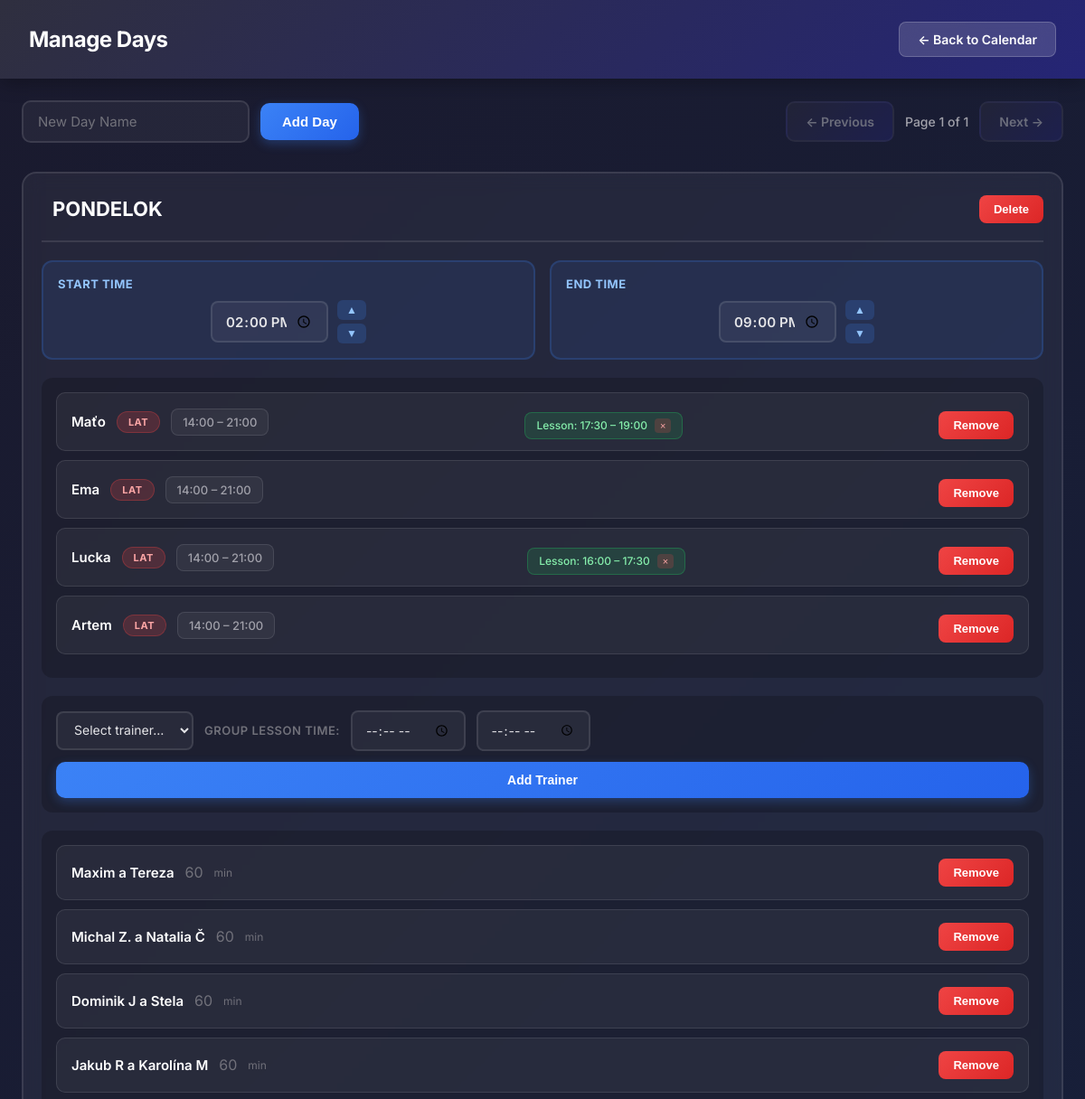
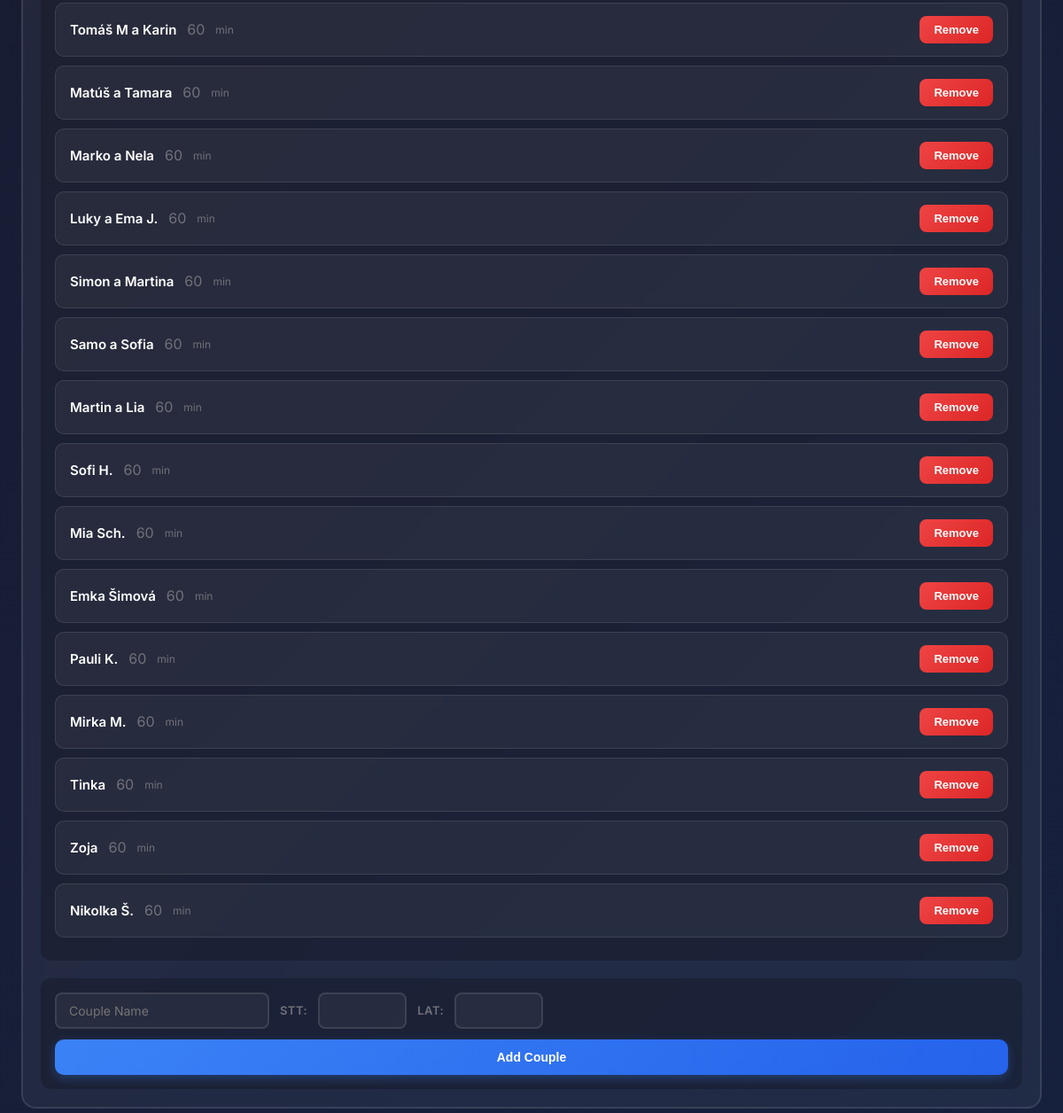
Page /manage_days/ on the committed database (2 pictures, top to bottom).
### main/models.py (models this page shows, shortened)
class Day(models.Model):
    name = models.CharField(max_length=200)
    couples = models.ManyToManyField('Couple', related_name='days', blank=True)
    start_time = models.TimeField(default=time(8,0))
    end_time = models.TimeField(default=time(21,0))
    trainers = models.ManyToManyField('Trainer', related_name='day', blank=True)

class Trainer(models.Model):
    name = models.CharField(max_length = 200)
    group_lesson = models.ManyToManyField('GroupLesson', related_name='trainer', blank=True)
    start_time = models.TimeField()
    end_time = models.TimeField()
    focus = models.CharField(max_length=10, default="S&L")

class TrainerDayAvailability(models.Model):
    day = models.ForeignKey('Day', on_delete=models.CASCADE, related_name='trainer_availabilities')
    trainer = models.ForeignKey('Trainer', on_delete=models.CASCADE, related_name='day_availabilities')
    start_time = models.TimeField()
    end_time = models.TimeField()
    class Meta:
        unique_together = ('day', 'trainer')

class GroupLesson(models.Model):
    day = models.ForeignKey('Day', on_delete=models.CASCADE, related_name='group_lessons', null=True, blank=True)
    time_interval_start = models.TimeField(default=time(0, 0))
    time_interval_end = models.TimeField(default=time(0, 0))

class Couple(models.Model):
    name = models.CharField(max_length=200)
    min_duration = models.IntegerField(default=60)
    group = models.ForeignKey('Group', on_delete=models.CASCADE, related_name='couples', null=True, blank=True)
    dance_class_lat = models.CharField(max_length=100,)
    dance_class_stt = models.CharField(max_length=100,)

### main/views.py (the view)
# urls.py: path('manage_days/', views.manage_days, name='manage_days'),
def manage_days(request):
    all_days = Day.objects.all()
    groups = Group.objects.all()
    trainers = Trainer.objects.all()
    paginator = Paginator(all_days, 2)
    page_number = request.GET.get('page',1)
    page_obj = paginator.get_page(page_number)
    error_message = request.GET.get('error', None)
    success_message = request.GET.get('success', None)
    return render(request, 'manage_days.html', {
        'page_obj': page_obj,
        'days': page_obj.object_list,
        'groups': groups,
        'trainers': trainers,
        'error_message': error_message,
        'success_message': success_message,
    })

### main/templatetags/availability_tags.py (called while the page is built)
@register.filter
def trainer_start_for_day(day, trainer):
    try:
        availability = TrainerDayAvailability.objects.get(day=day, trainer=trainer)
        return availability.start_time
    except TrainerDayAvailability.DoesNotExist:
        return day.start_time

@register.filter
def trainer_end_for_day(day, trainer):
    try:
        availability = TrainerDayAvailability.objects.get(day=day, trainer=trainer)
        return availability.end_time
    except TrainerDayAvailability.DoesNotExist:
        return day.end_time

### main/templates/manage_days.html (shortened to what this page needs)
<!DOCTYPE html>
{% load availability_tags %}
<html lang="en">
<head>
</head>
<body>
    <div class="header">
        <h1>Manage Days</h1>
        <a href="{% url 'calendar_view' %}" class="header-nav-btn">← Back to Calendar</a>
    </div>
    <div class="main-container">
        <div class="top-bar">
            <form method="POST" action="{% url 'add_day' %}" class="add-day-form">
                <input type="text" name="day_name" placeholder="New Day Name" required>
                <button type="submit" class="btn-add">Add Day</button>
            </form>
            <div class="nav-buttons">
                <a id="prev-page"
                   class="nav-btn{% if not page_obj.has_previous %} disabled{% endif %}"
                   {% if page_obj.has_previous %}
                   href="?page={{ page_obj.previous_page_number }}"
                   data-target-page="{{ page_obj.previous_page_number }}"
                   {% else %}
                   aria-disabled="true" style="pointer-events: none;"
                   {% endif %}>← Previous</a>
                <span>Page {{ page_obj.number }} of {{ page_obj.paginator.num_pages }}</span>
                <a id="next-page"
                   class="nav-btn{% if not page_obj.has_next %} disabled{% endif %}"
                   {% if page_obj.has_next %}
                   href="?page={{ page_obj.next_page_number }}"
                   data-target-page="{{ page_obj.next_page_number }}"
                   {% else %}
                   aria-disabled="true" style="pointer-events: none;"
                   {% endif %}>Next →</a>
            </div>
        </div>
        <div class="slider-container">
            <div id="days-slider" class="days-slider">
                <div class="days-page" data-page="{{ page_obj.number }}">
                    {% include 'partials/days_groups_page.html' %}
                </div>
            </div>
        </div>
    </div>
</body>
</html>

### main/templates/partials/days_groups_page.html (shortened to what this page needs)
{% load availability_tags %}
{% for day in days %}
<div class="day-card" data-day-id="{{ day.id }}">
    <div class="day-header">
        <h3 contenteditable="true"
            data-day-id="{{ day.id }}"
            data-original="{{ day.name }}"
            class="editable-day-name"
            title="Click to edit; Enter to save">{{ day.name }}</h3>
        <form method="POST" action="{% url 'delete_day' day.id %}" style="margin: 0;">
            <button type="submit" class="btn-delete" onclick="return confirm('Delete {{ day.name }}?')">Delete</button>
        </form>
    </div>
    <div class="time-window">
        <div class="time-block">
            <p class="time-title">Start Time</p>
            <div class="time-input-wrap">
                <input type="time" id="start-{{ day.id }}" name="start_time"
                       value="{{ day.start_time|time:'H:i' }}" step="900">
                <div class="time-buttons">
                    <button type="button" class="btn time-step"
                            data-target="start-{{ day.id }}" data-delta="15">▲</button>
                    <button type="button" class="btn time-step"
                            data-target="start-{{ day.id }}" data-delta="-15">▼</button>
                </div>
            </div>
        </div>
        <div class="time-block">
            <p class="time-title">End Time</p>
            <div class="time-input-wrap">
                <input type="time" id="end-{{ day.id }}" name="end_time"
                       value="{{ day.end_time|time:'H:i' }}" step="900">
                <div class="time-buttons">
                    <button type="button" class="btn time-step"
                            data-target="end-{{ day.id }}" data-delta="15">▲</button>
                    <button type="button" class="btn time-step"
                            data-target="end-{{ day.id }}" data-delta="-15">▼</button>
                </div>
            </div>
        </div>
    </div>
    <div class="trainer-list">
        {% for trainer in day.trainers.all %}
        <div class="trainer-card">
            <div class="trainer-meta">
                <span class="trainer-name editable-trainer" contenteditable="true"
                      data-trainer-id="{{ trainer.id }}"
                      data-original="{{ trainer.name }}">{{ trainer.name }}</span>
                {% if trainer.focus %}
                <span class="focus-badge focus-{{ trainer.focus|lower }} editable-trainer-focus"
                      contenteditable="true"
                      data-trainer-id="{{ trainer.id }}"
                      data-original="{{ trainer.focus }}">{{ trainer.focus }}</span>
                {% endif %}
                <span class="time-chip">
                    <span class="editable-start-time" contenteditable="true"
                          data-trainer-id="{{ trainer.id }}"
                          data-day-id="{{ day.id }}"
                          data-original="{{ day|trainer_start_for_day:trainer|time:'H:i' }}">
                        {{ day|trainer_start_for_day:trainer|time:'H:i' }}
                    </span>
                    –
                    <span class="editable-end-time" contenteditable="true"
                          data-trainer-id="{{ trainer.id }}"
                          data-day-id="{{ day.id }}"
                          data-original="{{ day|trainer_end_for_day:trainer|time:'H:i' }}">
                        {{ day|trainer_end_for_day:trainer|time:'H:i' }}
                    </span>
                </span>
            </div>
            {% if trainer.group_lesson.all %}
            <div style="display:flex; flex-wrap:wrap; gap:8px; margin-top:8px;">
                {% for lesson in trainer.group_lesson.all %}
                {% if lesson.day and lesson.day.id == day.id %}
                <form method="POST" action="{% url 'delete_group_lesson' lesson.id %}">
                    <span class="lesson-chip">
                        Lesson: {{ lesson.time_interval_start|time:'H:i' }} – {{ lesson.time_interval_end|time:'H:i' }}
                        <button class="btn-close" type="submit">×</button>
                    </span>
                </form>
                {% endif %}
                {% endfor %}
            </div>
            {% endif %}
            <form method="POST" action="{% url 'delete_trainer_from_day' trainer.id %}" style="margin-top: 8px;">
                <button type="submit" class="btn-delete">Remove</button>
            </form>
        </div>
        {% empty %}
        <p style="color: #71717a; text-align: center; padding: 12px;">No trainers assigned</p>
        {% endfor %}
    </div>
    <form method="POST" action="{% url 'add_trainer_to_day' %}">
        <div class="assign-row">
            <div class="assign-fields">
                <select class="form-select" name="trainer_id" required>
                    <option value="" selected disabled>Select trainer…</option>
                </select>
                <label class="small-label">Group Lesson Time:</label>
                <input type="time" name="start_time" step="900"/>
                <input type="time" name="end_time" step="900"/>
            </div>
            <button type="submit">Add Trainer</button>
        </div>
    </form>
    {% if day.couples.all %}
    <div class="couple-list">
        {% for couple in day.couples.all %}
        <div class="couple-item" draggable="true"
             data-couple-id="{{ couple.id }}" data-day-id="{{ day.id }}">
            <div>
                <span class="editable-couple" contenteditable="true"
                      data-couple-id="{{ couple.id }}"
                      data-original="{{ couple.name }}">{{ couple.name }}</span>
                <span class="editable-time-duration" contenteditable="true"
                      data-couple-id="{{ couple.id }}"
                      data-original="{{ couple.min_duration }}"
                      style="color: #71717a;">{{ couple.min_duration }}</span>
                <span style="color: #71717a; font-size: 12px;">min</span>
            </div>
            <form method="POST" action="{% url 'remove_couple_from_day' couple.id %}" style="margin: 0;">
                <button type="submit" class="btn-delete">Remove</button>
            </form>
        </div>
        {% endfor %}
    </div>
    {% else %}
    <div class="couple-list">
        <p style="color: #71717a; text-align: center; padding: 12px;">No Couples Added</p>
    </div>
    {% endif %}
    <form method="POST" action="{% url 'add_couple' %}" class="add-to-day-form">
        <div class="assign-row">
            <div class="assign-fields">
                <input type="text" name="couple_name" placeholder="Couple Name" required>
                <label class="small-label">STT:</label>
                <input type="text" name="dance_class_stt" style="max-width: 100px;">
                <label class="small-label">LAT:</label>
                <input type="text" name="dance_class_lat" style="max-width: 100px;">
            </div>
            <button type="submit">Add Couple</button>
        </div>
    </form>
</div>
{% endfor %}

### rows in the picture
Day: name "PONDELOK", start_time "14:00", end_time "21:00", id.start_time "14:00", id.end_time "21:00"
Trainer: name "Maťo", focus "LAT"
GroupLesson: time_interval_start "17:30", time_interval_end "19:00"
Trainer: name "Ema", focus "LAT"
Trainer: name "Lucka", focus "LAT"
GroupLesson: time_interval_start "16:00", time_interval_end "17:30"
Trainer: name "Artem", focus "LAT"
Couple: name "Maxim a Tereza", min_duration "60"
Couple: name "Michal Z. a Natalia Č", min_duration "60"
Couple: name "Dominik J a Stela", min_duration "60"
Couple: name "Jakub R a Karolína M", min_duration "60"
Couple: name "Tomáš M a Karin", min_duration "60"
Couple: name "Matúš a Tamara", min_duration "60"
Couple: name "Marko a Nela", min_duration "60"
Couple: name "Luky a Ema J.", min_duration "60"
Couple: name "Simon a Martina", min_duration "60"
Couple: name "Samo a Sofia", min_duration "60"
Couple: name "Martin a Lia", min_duration "60"
Couple: name "Sofi H.", min_duration "60"
Couple: name "Mia Sch.", min_duration "60"
Couple: name "Emka Šimová", min_duration "60"
Couple: name "Pauli K.", min_duration "60"
Couple: name "Mirka M.", min_duration "60"
Couple: name "Tinka", min_duration "60"
Couple: name "Zoja", min_duration "60"
Couple: name "Nikolka Š.", min_duration "60"

### other values in the picture
{{ page_obj.number }} "1"
{{ page_obj.paginator.num_pages }} "1"
